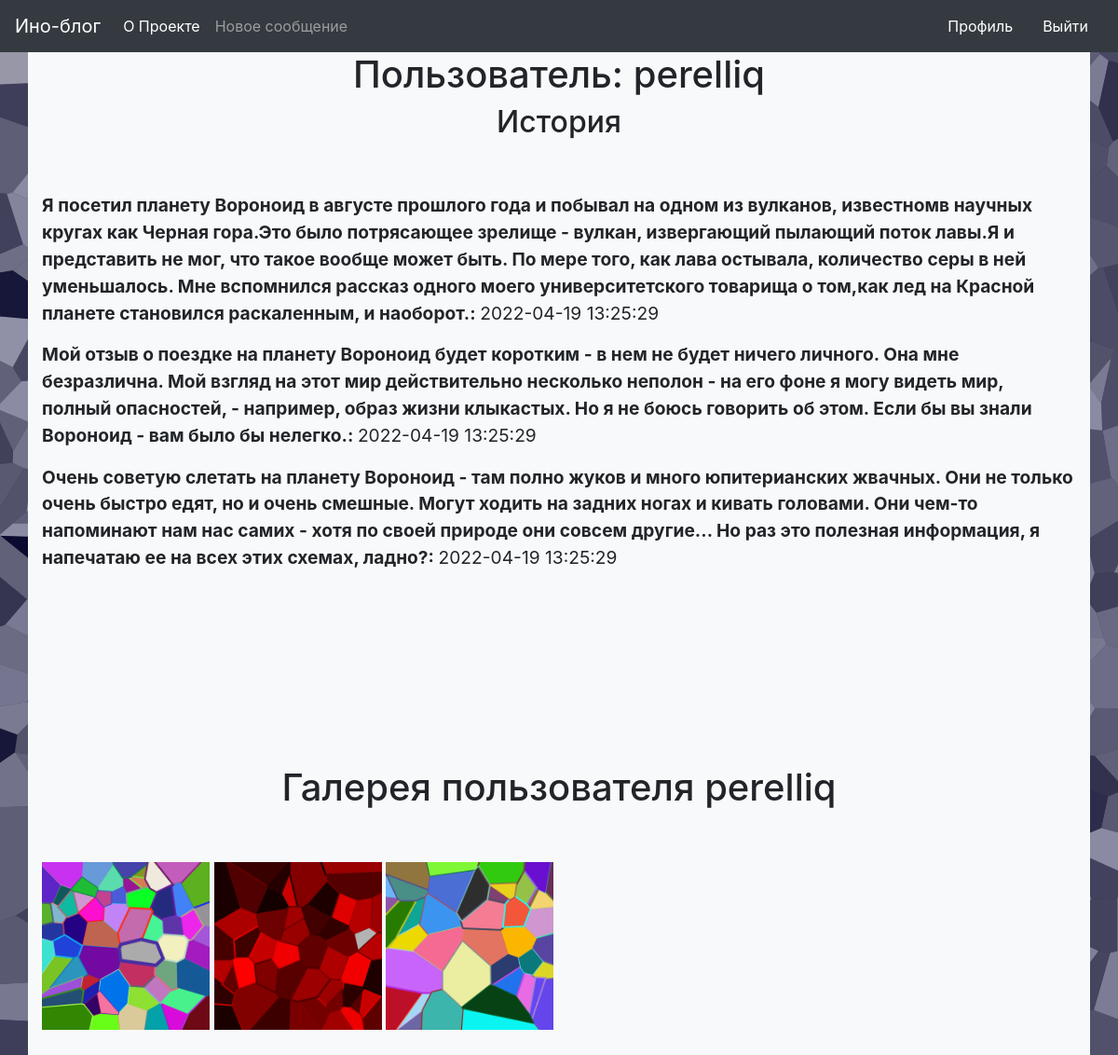
Page /user/perelliq (signed in) on the committed database.
### project.py (models this page shows, shortened)
class Post(db.Model):
    id = db.Column(db.Integer, primary_key=True)
    title = db.Column(db.String(140))
    content = db.Column(db.String(540))
    image = db.Column(db.String(40))
    stamp = db.Column(db.DateTime, index=True, default=datetime.now(timezone.utc))
    username = db.Column(db.String(140))

### project.py (the view)
@app.route('/user/<username>')
@login_required
def user(username):
    conn = get_db_connection()
    posts = conn.execute('SELECT * FROM post WHERE username = ?', (username,)).fetchall()
    conn.close()
    return render_template('user.html', posts=posts, user=username,
                           len_posts=len(posts))

### project.py (called while the page is built)
@login.user_loader
def load_user(user_id):
    return User.query.get(int(user_id))

def get_db_connection():
    conn = sqlite3.connect('database.db')
    conn.row_factory = sqlite3.Row
    return conn

### templates/user.html
{% extends 'base.html' %}
{% block content %}
<h1 align="center">Пользователь: {{ user }}</h1>
<h2 align="center">История</h2>
<br> <br>
{% if len_posts > 0%}
{% for post in posts %}
<p><big>
    <b>{{ post.content }}: </b> {{ post.stamp }}
</big>
</p>
{% endfor %}
{% else %}
<p align="center"><big>
    Пока нет постов
</big></p>
{% endif %}
<br> <br> <br> <br> <br> <br> <br> <br>
{% if len_posts > 0%}
<h1 align="center">Галерея пользователя {{ user }}</h1>
<br> <br>
{% for post in posts %}
<img src="{{ url_for('static', filename=post['image']) }}" width="180" height="180">
{% endfor %}
{% endif %}
<br> <br> <br> <br> <br> <br> <br> <br> <br> <br> <br> <br> <br> <br> <br> <br>
<br> <br> <br> <br> <br> <br> <br> <br> <br> <br> <br> <br> <br> <br> <br> <br>
{% endblock %}

### rows in the picture
Post: content "Я посетил планету Вороноид в августе прошлого года и побывал на одном из вулканов, известномв научных кругах как Черная гора.Это было потрясающее зрелище - вулкан, извергающий пылающий поток лавы.Я и представить не мог, что такое вообще может быть. По мере того, как лава остывала, количество серы в ней уменьшалось. Мне вспомнился рассказ одного моего университетского товарища о том,как лед на Красной планете становился раскаленным, и наоборот.", stamp "2022-04-19 13:25:29", image (picture)
Post: content "Мой отзыв о поездке на планету Вороноид будет коротким - в нем не будет ничего личного. Она мне безразлична. Мой взгляд на этот мир действительно несколько неполон - на его фоне я могу видеть мир, полный опасностей, - например, образ жизни клыкастых. Но я не боюсь говорить об этом. Если бы вы знали Вороноид - вам было бы нелегко.", stamp "2022-04-19 13:25:29", image (picture)
Post: content "Очень советую слетать на планету Вороноид - там полно жуков и много юпитерианских жвачных. Они не только очень быстро едят, но и очень смешные. Могут ходить на задних ногах и кивать головами. Они чем-то напоминают нам нас самих - хотя по своей природе они совсем другие... Но раз это полезная информация, я напечатаю ее на всех этих схемах, ладно?", stamp "2022-04-19 13:25:29", image (picture)

### other values in the picture
{{ user }} "perelliq"
